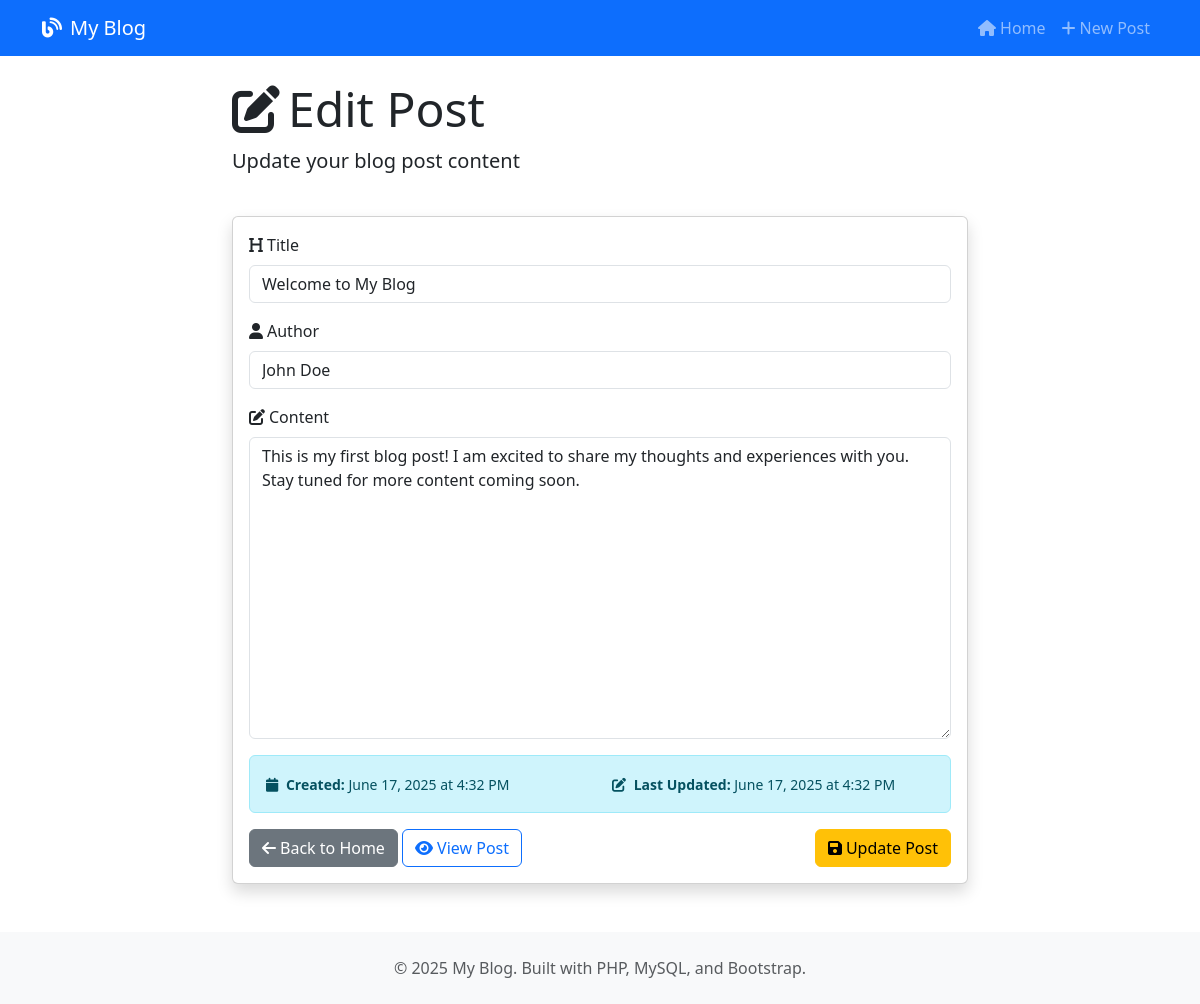
The page /edit.php?id=1 on the database its author committed.
### tables this page shows
CREATE TABLE IF NOT EXISTS posts (
    id INT AUTO_INCREMENT PRIMARY KEY,
    title VARCHAR(255) NOT NULL,
    content TEXT NOT NULL,
    author VARCHAR(100) NOT NULL,
    created_at TIMESTAMP DEFAULT CURRENT_TIMESTAMP,
    updated_at TIMESTAMP DEFAULT CURRENT_TIMESTAMP ON UPDATE CURRENT_TIMESTAMP
);

### edit.php (the view, shortened to what this page needs)
<?php
require_once 'db.php';
$id = $_GET['id'] ?? null;
try {
    $stmt = $pdo->prepare("SELECT * FROM posts WHERE id = ?");
    $stmt->execute([$id]);
    $post = $stmt->fetch();
} catch(PDOException $e) {
    die("Error fetching post: " . $e->getMessage());
}
?>
<!DOCTYPE html>
<html lang="en">
<head>
    <link href="https://cdn.jsdelivr.net/npm/bootstrap@5.3.0/dist/css/bootstrap.min.css" rel="stylesheet">
    <link rel="stylesheet" href="https://cdnjs.cloudflare.com/ajax/libs/font-awesome/6.0.0/css/all.min.css">
</head>
<body>
    <nav class="navbar navbar-expand-lg navbar-dark bg-primary">
        <div class="container">
            <a class="navbar-brand" href="index.php">
                <i class="fas fa-blog me-2"></i>My Blog
            </a>
            <div class="navbar-nav ms-auto">
                <a class="nav-link" href="index.php">
                    <i class="fas fa-home me-1"></i>Home
                </a>
                <a class="nav-link" href="create.php">
                    <i class="fas fa-plus me-1"></i>New Post
                </a>
            </div>
        </div>
    </nav>
    <div class="container mt-4">
        <div class="row justify-content-center">
            <div class="col-md-8">
                <div class="row mb-4">
                    <div class="col">
                        <h1 class="display-5">
                            <i class="fas fa-edit me-2"></i>Edit Post
                        </h1>
                        <p class="lead">Update your blog post content</p>
                    </div>
                </div>
                <div class="card shadow">
                    <div class="card-body">
                        <form method="POST" action="">
                            <div class="mb-3">
                                <label for="title" class="form-label">
                                    <i class="fas fa-heading me-1"></i>Title
                                </label>
                                <input type="text" class="form-control" id="title" name="title"
                                       value="<?php echo htmlspecialchars($post['title']); ?>"
                                       placeholder="Enter post title" required>
                            </div>
                            <div class="mb-3">
                                <label for="author" class="form-label">
                                    <i class="fas fa-user me-1"></i>Author
                                </label>
                                <input type="text" class="form-control" id="author" name="author"
                                       value="<?php echo htmlspecialchars($post['author']); ?>"
                                       placeholder="Enter your name" required>
                            </div>
                            <div class="mb-3">
                                <label for="content" class="form-label">
                                    <i class="fas fa-edit me-1"></i>Content
                                </label>
                                <textarea class="form-control" id="content" name="content" rows="12"
                                          placeholder="Write your blog post content here..." required><?php echo htmlspecialchars($post['content']); ?></textarea>
                            </div>
                            <div class="alert alert-info">
                                <div class="row">
                                    <div class="col-md-6">
                                        <small>
                                            <i class="fas fa-calendar me-1"></i>
                                            <strong>Created:</strong> <?php echo date('F j, Y \a\t g:i A', strtotime($post['created_at'])); ?>
                                        </small>
                                    </div>
                                    <div class="col-md-6">
                                        <small>
                                            <i class="fas fa-edit me-1"></i>
                                            <strong>Last Updated:</strong> <?php echo date('F j, Y \a\t g:i A', strtotime($post['updated_at'])); ?>
                                        </small>
                                    </div>
                                </div>
                            </div>
                            <div class="d-flex justify-content-between">
                                <div>
                                    <a href="index.php" class="btn btn-secondary">
                                        <i class="fas fa-arrow-left me-1"></i>Back to Home
                                    </a>
                                    <a href="view.php?id=<?php echo $post['id']; ?>" class="btn btn-outline-primary">
                                        <i class="fas fa-eye me-1"></i>View Post
                                    </a>
                                </div>
                                <button type="submit" class="btn btn-warning">
                                    <i class="fas fa-save me-1"></i>Update Post
                                </button>
                            </div>
                        </form>
                    </div>
                </div>
            </div>
        </div>
    </div>
    <footer class="bg-light mt-5 py-4">
        <div class="container text-center">
            <p class="text-muted mb-0">&copy; 2025 My Blog. Built with PHP, MySQL, and Bootstrap.</p>
        </div>
    </footer>
</body>
</html>

### rows shown on the page
posts: title "Welcome to My Blog", author "John Doe", content "This is my first blog post! I am excited to share my thoughts and experiences with you. Stay tuned for more content coming soon.", created_at "June 17, 2025 at 4:32 PM", updated_at "June 17, 2025 at 4:32 PM"
